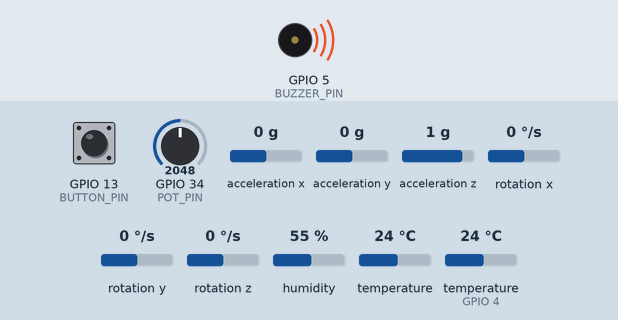
A sketch run on a simulated ESP32. Parts: buzzer (waves = sounding, pin HIGH). The test bench sets the inputs (shaded band); at power-on: GPIO 13 (BUTTON_PIN) HIGH, GPIO 34 (POT_PIN) = 2048, acceleration x 0 g, acceleration y 0 g, acceleration z 1 g, rotation x 0 °/s, rotation y 0 °/s, rotation z 0 °/s, humidity 55 %, temperature 24 °C, temperature (sensor on GPIO 4) 24 °C. What the sketch prints to the serial monitor is not drawn.

Above: at 0.05 s.
Timing chart, 0 to 3.0 s (numbered marks = the images above):
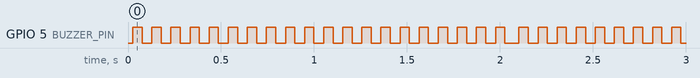

The sketch:

hack_local.ino
```cpp
#include <Adafruit_MPU6050.h>
#include <Adafruit_Sensor.h>
#include <DHT.h>
#include <Wire.h>

// Pin Definitions
#define DHTPIN 4
#define DHTTYPE DHT11
#define POT_PIN 34
#define SDA_PIN 21
#define SCL_PIN 22
#define BUZZER_PIN 5
#define BUTTON_PIN 13

// Thresholds
const float FALL_THRESHOLD = 6.0;    // Low G (Free fall)
const float IMPACT_THRESHOLD = 30.0; // High G (Hit ground)

DHT dht(DHTPIN, DHTTYPE);
Adafruit_MPU6050 mpu;
bool alarmActive = false;

void setup() {
  Serial.begin(115200);
  pinMode(BUZZER_PIN, OUTPUT);
  pinMode(BUTTON_PIN, INPUT_PULLUP);

  Wire.begin(SDA_PIN, SCL_PIN);
  dht.begin();
  if (!mpu.begin()) {
    while (1) { Serial.println("MPU6050 Error!"); delay(1000); }
  }
}

void loop() {
  // 1. Read Sensors
  sensors_event_t a, g, temp_mpu;
  mpu.getEvent(&a, &g, &temp_mpu);
  float temp = dht.readTemperature();

  // 2. Calculate Fall Magnitude (Resultant Vector)
  float totalAcc = sqrt(pow(a.acceleration.x, 2) +
                        pow(a.acceleration.y, 2) +
                        pow(a.acceleration.z, 2));

  // 3. Simulate BP & SpO2 using Potentiometer
  int potValue = analogRead(POT_PIN);
  int simSpO2 = map(potValue, 0, 4095, 80, 100);
  int simBP = map(potValue, 0, 4095, 90, 180);

  // 4. Emergency Logic
  if (totalAcc < FALL_THRESHOLD || totalAcc > IMPACT_THRESHOLD || simSpO2 < 92 || temp > 38.0) {
    alarmActive = true;
  }

  // Reset Button
  if (digitalRead(BUTTON_PIN) == LOW) {
    alarmActive = false;
    digitalWrite(BUZZER_PIN, LOW);
  }

  Serial.print("Acc_G:"); Serial.print(totalAcc); Serial.print(",");
  Serial.print("Temp_C:"); Serial.print(temp); Serial.print(",");
  Serial.print("SpO2_pct:"); Serial.print(simSpO2); Serial.print(",");
  Serial.print("BP_mmHg:"); Serial.println(simBP);

  if (alarmActive) {
    digitalWrite(BUZZER_PIN, HIGH);
    delay(50);
    digitalWrite(BUZZER_PIN, LOW);
    delay(50);
  } else {
    delay(100);
  }
}
```

Measured:
- by itself, GPIO 5 (BUZZER_PIN): alternates HIGH for 0.05 s and LOW for 0.05 s
- by itself, everything shown: repeats every 1.2 s, in 8 steps
